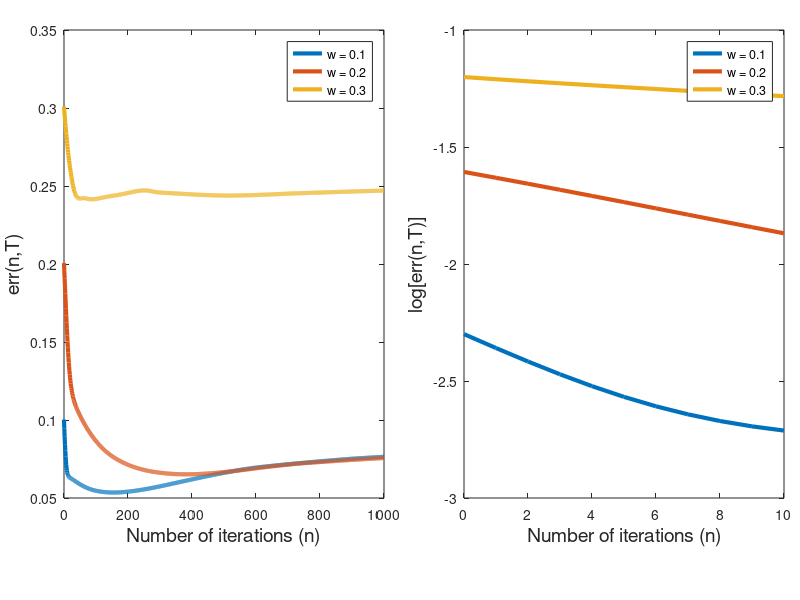

MATLAB code for this plot:
close all
clear
clc

load('Experiment_2_output.mat')

%% Calculating the L2 distance to the true parameter

theta_hi_star = 0.6;
theta_lo_star = 0.7;
theta_b_star = 0.8;

K = size(parameter,1);
T = size(parameter,2);
N = size(parameter,3);

avg_distance = NaN(T,N);
avg_distance_outlier_rmd = NaN(T,N);

for t = 1:T
    distance_t = NaN(K,N);
    for k = 1:K
        parameter_new = squeeze(parameter(k,t,:,:));
        for n = 1:N
            distance_t(k,n) = sqrt((parameter_new(n,1)-theta_hi_star)^2+(parameter_new(n,2)-theta_lo_star)^2 ...
                +(parameter_new(n,3)-theta_b_star)^2);
        end
    end
    
    for n = 1:N
        avg_distance(t,n) = mean(distance_t(:,n));
    end
end

x_1 = 0:N-1;
log_length = (N-1) / 100;
x_2 = 0:log_length;

figure('Position',[0 0 900 280])

subplot('Position',[0.08 0.17 0.4 0.78]);
plot(x_1,avg_distance(1,:),'LineWidth',3)
hold on
plot(x_1,avg_distance(2,:),'LineWidth',3)
plot(x_1,avg_distance(3,:),'LineWidth',3)
legend('w = 0.1','w = 0.2','w = 0.3')
xlabel('Number of iterations (n)','FontSize',14)
ylabel('err(n,T)','FontSize',14)

subplot('Position',[0.58 0.17 0.4 0.78]);
plot(x_2,log(avg_distance(1,1:log_length+1)),'LineWidth',3)
hold on
plot(x_2,log(avg_distance(2,1:log_length+1)),'LineWidth',3)
plot(x_2,log(avg_distance(3,1:log_length+1)),'LineWidth',3)
legend('w = 0.1','w = 0.2','w = 0.3')
xlabel('Number of iterations (n)','FontSize',14)
ylabel('log[err(n,T)]','FontSize',14)

saveas(gcf,'Experiment_2_figure','epsc')